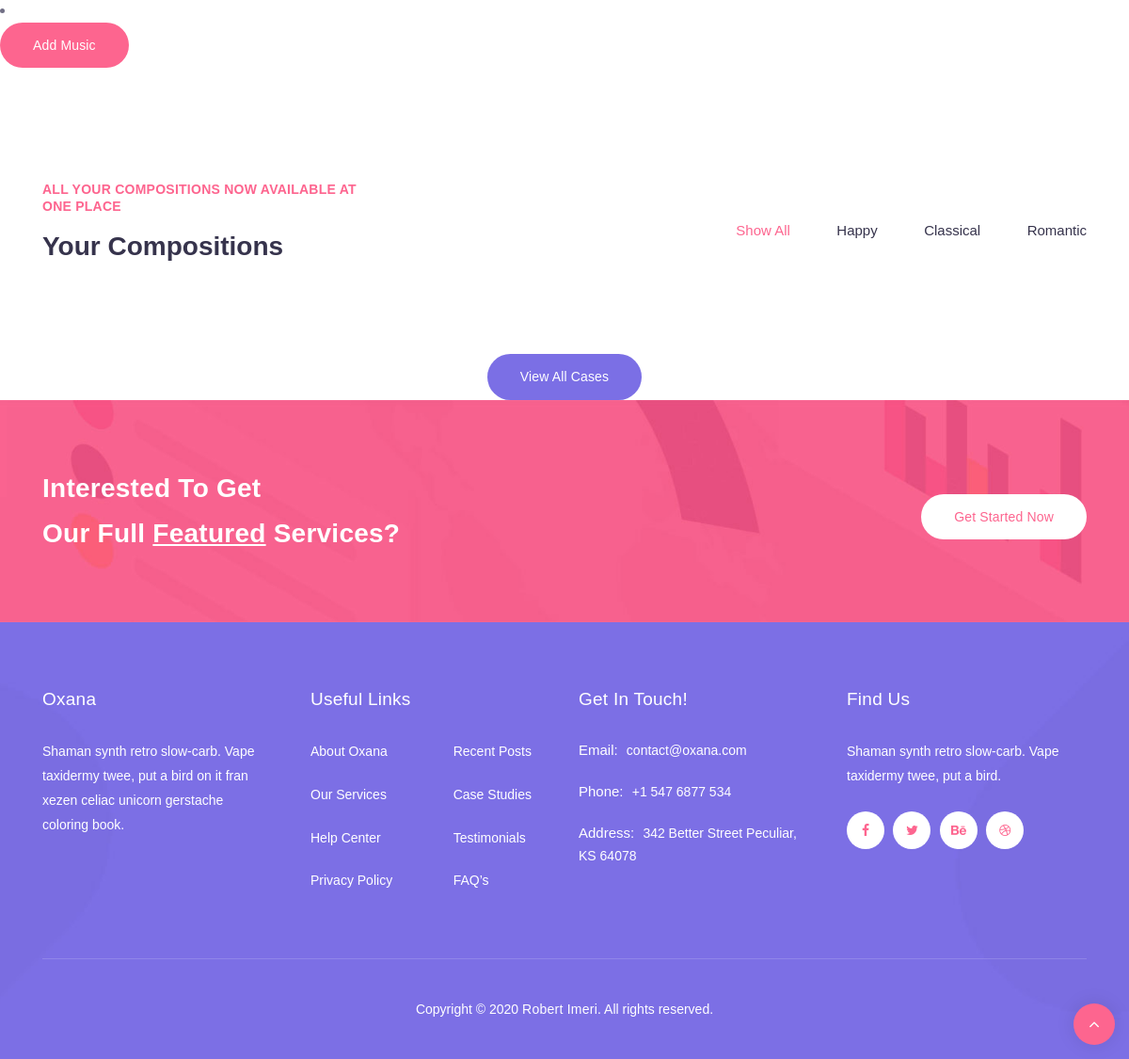
/main/fav (signed in, lower part), run on an earlier commit of the app's database.
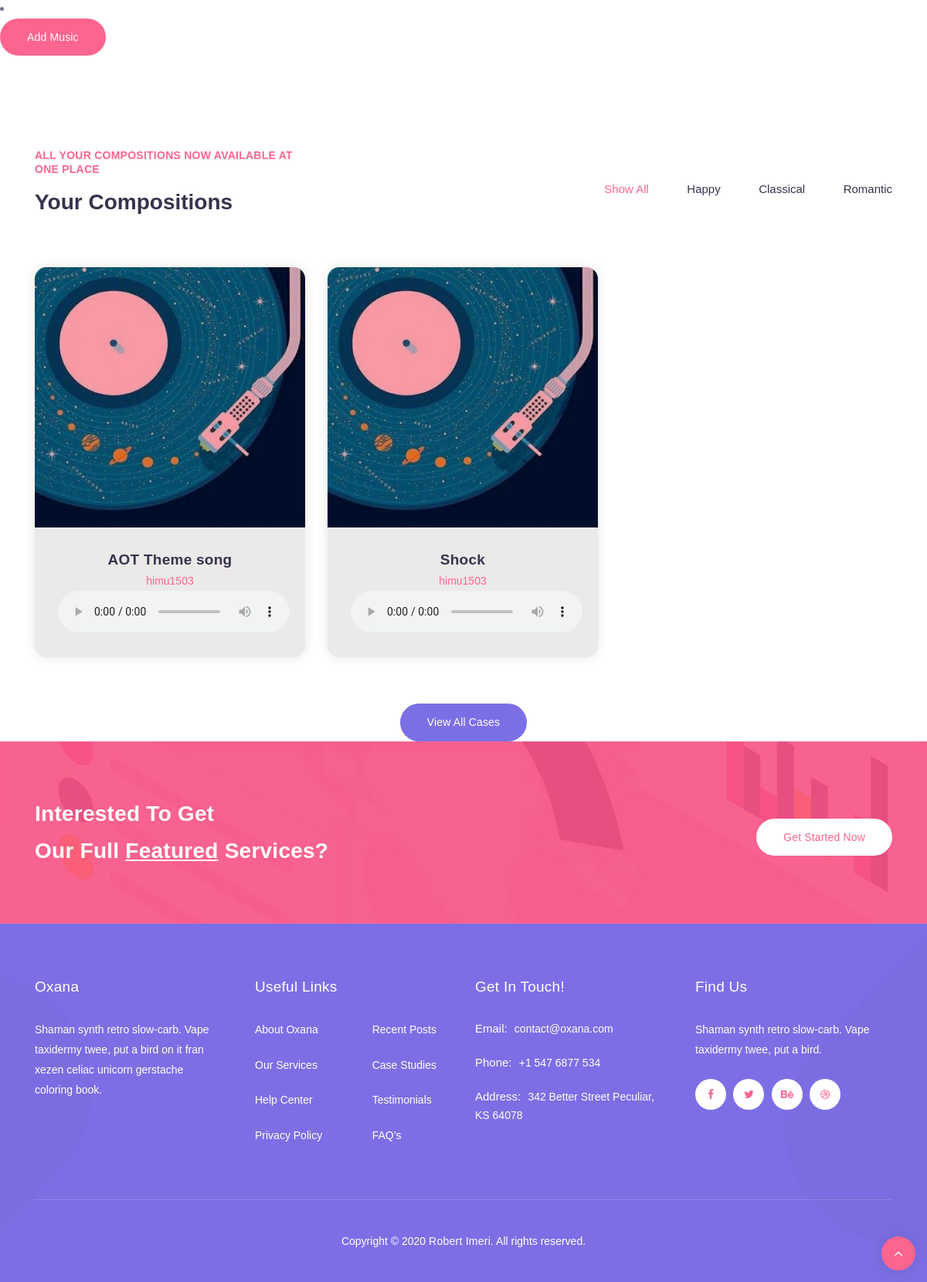
And on a later commit of the database.
### main/models.py (models this page shows, shortened)
class Song(models.Model):
    file = models.FileField(upload_to='songs',blank=False,default='aot.mp3')
    title = models.CharField(max_length=100)
    artist = models.CharField(max_length=100,default=' ',blank=True)
    user = models.ForeignKey(User,on_delete=models.CASCADE,related_name='addedby')
    album = models.CharField(max_length=100, blank=True)
    tags = models.CharField(max_length=50, blank=True)
    cover_image = models.ImageField(default='default_cover.jpg',upload_to='cover_images')
    play_count = models.IntegerField(default=0)
    added_date = models.DateTimeField(auto_now_add=True)
    likedby = models.ManyToManyField(User,related_name='likedby',blank=True)
    class Meta:
        unique_together = [['user','title','added_date']]

### main/views.py (the view, shortened to what this page needs)
# urls.py: path('fav', views.fav, name='fav'),
def fav(request):
    if not request.user.is_authenticated:
        return redirect('errorpage')
    my_songs = Song.objects.all()
    my_songs = my_songs.filter(likedby=request.user)
    context = {
        'my_songs' : my_songs,
    }
    return render(request,'main/profile.html',context)

### main/templates/main/profile.html (shortened to what this page needs)
{% include 'main/header.html' %}
{% load static %}
<li class="menu-item free-quote">
    <div class="main-pink-button">
      <a href="{% url 'form' %}" role="button" data-toggle="modal" data-target="#exampleModalLong">Add Music</a>
    </div>
  </li>
        <section class="recent-cases">
          <div class="container">
            <div class="row">
              <div class="col-lg-4">
                <div class="section-heading">
                  <h6>All your compositions now available at one place</h6>
                  <h2>Your compositions</h2>
                </div>
              </div>
              <div class="col-lg-8">
                <div class="portfolio-filters">
                  <ul>
                      <li class="active" data-filter="*">Show All</li>
                      <li data-filter=".category-analysis">Happy</li>
                      <li data-filter=".category-digital">Classical</li>
                      <li data-filter=".category-seo">Romantic</li>
                  </ul>
                </div>
              </div>
              <div class="col-lg-12">
                <div class="row masonry-layout filters-content normal-col-gap">
                  {% for obj in my_songs %}
                <div class="col-lg-4 masonry-item all category-analysis">
                  <div class="case-item">
                    <a href="single-project.html">
                    <div class="case-thumb">
                      <img src="{{ obj.cover_image }}" alt="">
                    </div>
                    <div class="down-content">
                      <h4>{{ obj.title }}</h4>
                      <span>{{ obj.user.username }}</span>
                      <audio controls id="soundPlayer">
                        <source src="{{ obj.file }}" type="audio/mpeg">
                    </audio>
                    </div>
                    </a>
                  </div>
                </div>
                {% endfor %}
                </div>
              </div>
              <div class="col-lg-12">
                <div class="main-purple-button">
                  <a href="portfolio-v1.html">View All Cases</a>
                </div>
              </div>
            </div>
          </div>
        </section>
        {% include 'main/footer.html' %}

What changed in the data, as far as the page shows it:
now on this page (row unchanged): Song: cover_image (placeholder picture), title "AOT Theme song", user.username "himu1503"
now on this page (row edited): Song: cover_image (placeholder picture), title "Shock", user.username "himu1503"
